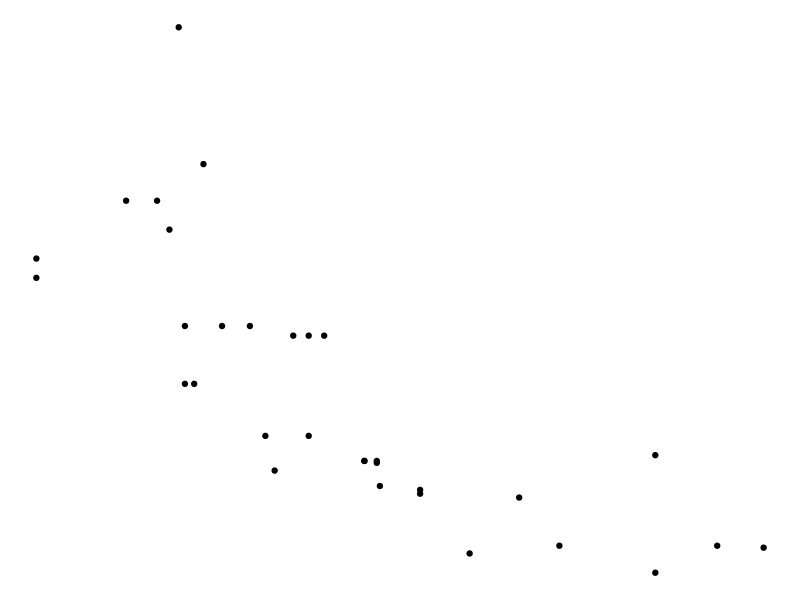

R code for this plot:
    library(ggplot2)

    df <- mtcars

    print(head(df))

    #data and aesthetics layer
    pl <- ggplot(data=df,aes(x = mpg, y = hp))

    #geometry layer
    pl2 <- pl + geom_point()

    print(pl2 + theme_void())